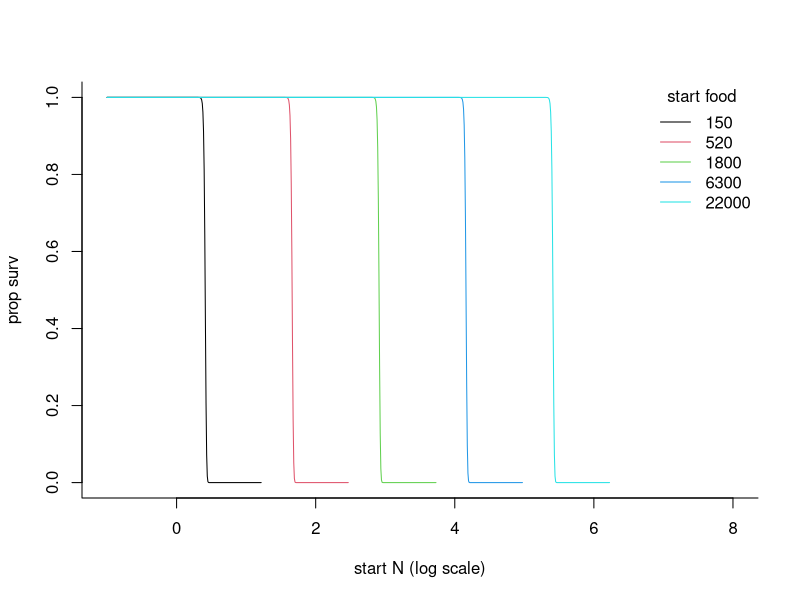

Write the R code that produced this figure.
##############################################################################
### Examine ideas behind "nonlinear perturbations" in Royama (1992) p38-40 ###
##############################################################################

psurv <- function(fpi) 1-exp(-fpi) # food per indiv; taken from hole example
Tsize <- 100

fpop <- function(nstart,fstart,T=Tsize,vecout=F){

	nvec <- fvec <- vector()
	nvec[1] <- nstart
	fvec[1] <- fstart

	for(t in 2:T){
		nvec[t] <- nvec[t-1]*psurv(fvec[t-1]/nvec[t-1])
			# n indivs to get food
		fvec[t] <- fvec[t-1] - nvec[t] 
			# n food items eaten = nindivs to get food
		}
	
	if(vecout==T) list(nvec=nvec[T],fvec=fvec[T])
	if(vecout==F) nvec[T]

	}
	
nn <- 1000
nf <- 5
nsvec <- exp(seq(-1,8,length.out=nn))
fsvec <- exp(seq(5,10,length.out=nf))

nfinmat <- matrix(nr=nn,nc=nf)

for(i in 1:nn){
	for(j in 1:nf){
		nfinmat[i,j] <- fpop(nsvec[i],fsvec[j])
		}
	}

pdf(paste0("Plots/royama_nonlin_peturb_",format(Sys.Date(),"%d%b%Y"),".pdf"),width=5.25,height=5.5)
mycols <- 1:nf
matplot(log(nsvec),nfinmat/nsvec,type="l",col=mycols,lty=1,
	xlab="start N (log scale)",ylab="prop surv",bty="l")
legend("topright",legend=signif(fsvec,2),col=mycols,title="start food",lty=rep(1,nf),bty="n")
dev.off()




